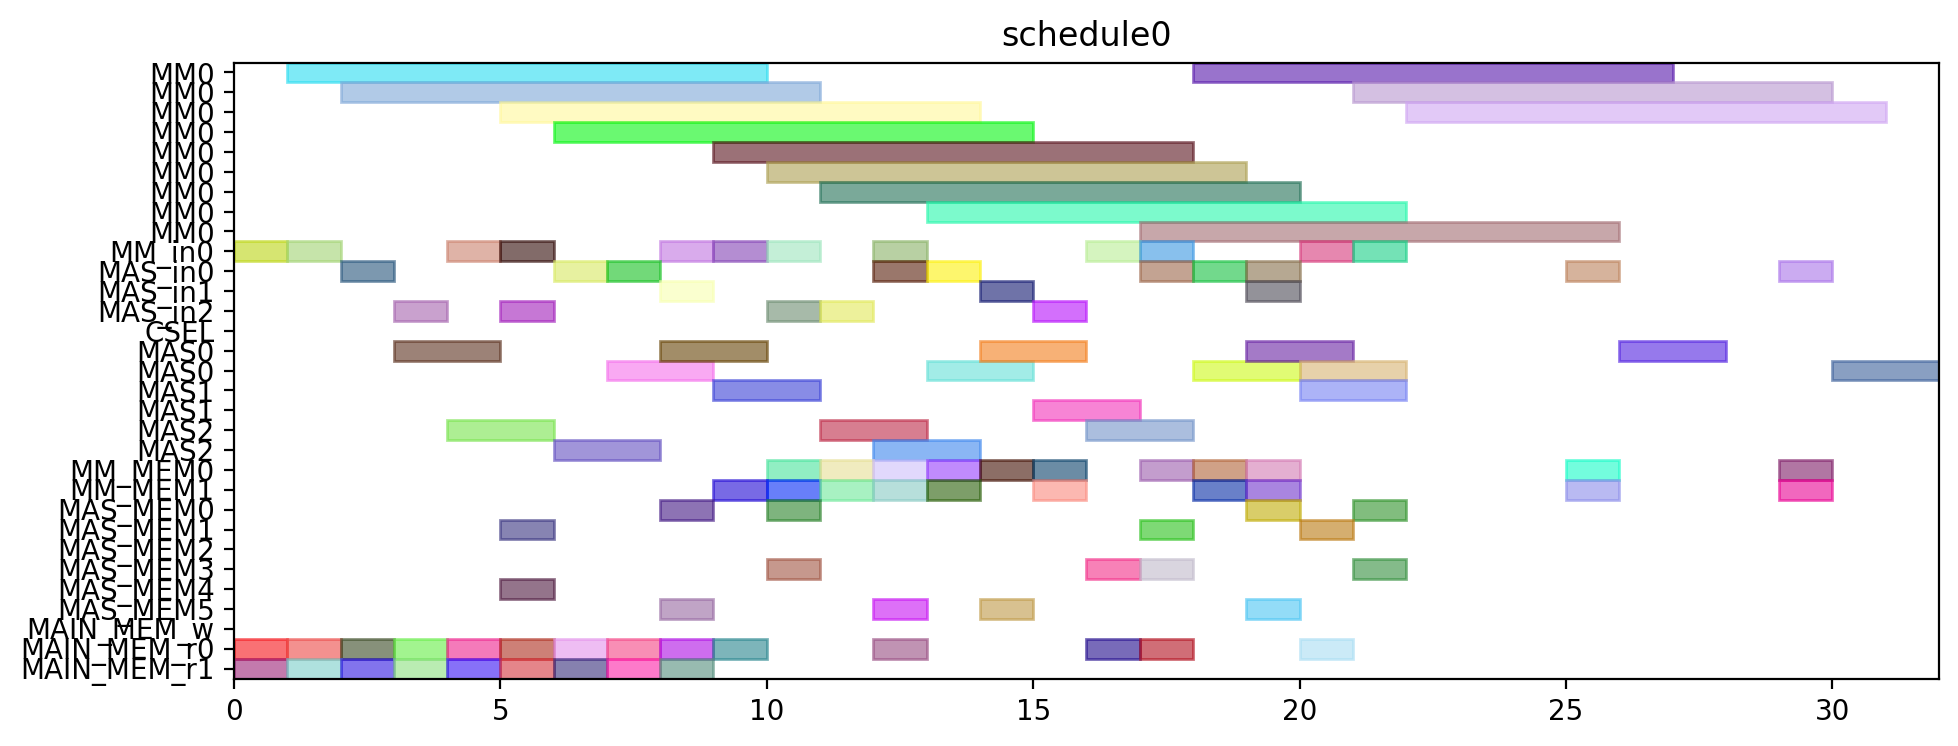

The Python source for this figure:
from pyschedule import Scenario, solvers, plotters, alt


def solve():
	horizon = 120
	S = Scenario("schedule0", horizon=horizon)

	# resource
	MM = S.Resources('MM', num=1, size=9)
	MM_in = S.Resources('MM_in', num=1)
	MAS_in = S.Resources('MAS_in', num=3)
	CSEL = S.Resource('CSEL')
	MAS = S.Resources('MAS', num=3, size=2, periods=range(1, horizon))
	MM_MEM = S.Resources('MM_MEM', num=2)
	MAS_MEM = S.Resources('MAS_MEM', num=6)
	MAIN_MEM_w = S.Resource('MAIN_MEM_w', size=1)
	MAIN_MEM_r = S.Resources('MAIN_MEM_r', num=2)

	# result of previous scheduling

	# new tasks
	t0 = S.Task('t0', length=9, delay_cost=1)
	t0 += alt(MM)
	t0_in = S.Task('t0_in', length=1, delay_cost=1)
	t0_in += alt(MM_in)
	S += t0_in*MM_in[0]<=t0*MM[0]
	t0_mem0 = S.Task('t0_mem0', length=1, delay_cost=1)
	t0_mem0 += MAIN_MEM_r[0]
	S += t0_mem0 <= t0

	t0_mem1 = S.Task('t0_mem1', length=1, delay_cost=1)
	t0_mem1 += MAIN_MEM_r[1]
	S += t0_mem1 <= t0

	t1 = S.Task('t1', length=9, delay_cost=1)
	t1 += alt(MM)
	t1_in = S.Task('t1_in', length=1, delay_cost=1)
	t1_in += alt(MM_in)
	S += t1_in*MM_in[0]<=t1*MM[0]
	t1_mem0 = S.Task('t1_mem0', length=1, delay_cost=1)
	t1_mem0 += MAIN_MEM_r[0]
	S += t1_mem0 <= t1

	t1_mem1 = S.Task('t1_mem1', length=1, delay_cost=1)
	t1_mem1 += MAIN_MEM_r[1]
	S += t1_mem1 <= t1

	t2 = S.Task('t2', length=9, delay_cost=1)
	t2 += alt(MM)
	t2_in = S.Task('t2_in', length=1, delay_cost=1)
	t2_in += alt(MM_in)
	S += t2_in*MM_in[0]<=t2*MM[0]
	t2_mem0 = S.Task('t2_mem0', length=1, delay_cost=1)
	t2_mem0 += MAIN_MEM_r[0]
	S += t2_mem0 <= t2

	t2_mem1 = S.Task('t2_mem1', length=1, delay_cost=1)
	t2_mem1 += MAIN_MEM_r[1]
	S += t2_mem1 <= t2

	t3 = S.Task('t3', length=2, delay_cost=1)
	t3 += alt(MAS)
	t3_in = S.Task('t3_in', length=1, delay_cost=1)
	t3_in += alt(MAS_in)
	S += t3_in*MAS_in[0]<=t3*MAS[0]

	S += t3_in*MAS_in[1]<=t3*MAS[1]

	S += t3_in*MAS_in[2]<=t3*MAS[2]

	t3_mem0 = S.Task('t3_mem0', length=1, delay_cost=1)
	t3_mem0 += MAIN_MEM_r[0]
	S += t3_mem0 <= t3

	t3_mem1 = S.Task('t3_mem1', length=1, delay_cost=1)
	t3_mem1 += MAIN_MEM_r[1]
	S += t3_mem1 <= t3

	t4 = S.Task('t4', length=2, delay_cost=1)
	t4 += alt(MAS)
	t4_in = S.Task('t4_in', length=1, delay_cost=1)
	t4_in += alt(MAS_in)
	S += t4_in*MAS_in[0]<=t4*MAS[0]

	S += t4_in*MAS_in[1]<=t4*MAS[1]

	S += t4_in*MAS_in[2]<=t4*MAS[2]

	t4_mem0 = S.Task('t4_mem0', length=1, delay_cost=1)
	t4_mem0 += MAIN_MEM_r[0]
	S += t4_mem0 <= t4

	t4_mem1 = S.Task('t4_mem1', length=1, delay_cost=1)
	t4_mem1 += MAIN_MEM_r[1]
	S += t4_mem1 <= t4

	t8 = S.Task('t8', length=2, delay_cost=1)
	t8 += alt(MAS)
	t8_in = S.Task('t8_in', length=1, delay_cost=1)
	t8_in += alt(MAS_in)
	S += t8_in*MAS_in[0]<=t8*MAS[0]

	S += t8_in*MAS_in[1]<=t8*MAS[1]

	S += t8_in*MAS_in[2]<=t8*MAS[2]

	t8_mem0 = S.Task('t8_mem0', length=1, delay_cost=1)
	t8_mem0 += MAIN_MEM_r[0]
	S += t8_mem0 <= t8

	t8_mem1 = S.Task('t8_mem1', length=1, delay_cost=1)
	t8_mem1 += MAIN_MEM_r[1]
	S += t8_mem1 <= t8

	t9 = S.Task('t9', length=2, delay_cost=1)
	t9 += alt(MAS)
	t9_in = S.Task('t9_in', length=1, delay_cost=1)
	t9_in += alt(MAS_in)
	S += t9_in*MAS_in[0]<=t9*MAS[0]

	S += t9_in*MAS_in[1]<=t9*MAS[1]

	S += t9_in*MAS_in[2]<=t9*MAS[2]

	t9_mem0 = S.Task('t9_mem0', length=1, delay_cost=1)
	t9_mem0 += MAIN_MEM_r[0]
	S += t9_mem0 <= t9

	t9_mem1 = S.Task('t9_mem1', length=1, delay_cost=1)
	t9_mem1 += MAIN_MEM_r[1]
	S += t9_mem1 <= t9

	t13 = S.Task('t13', length=2, delay_cost=1)
	t13 += alt(MAS)
	t13_in = S.Task('t13_in', length=1, delay_cost=1)
	t13_in += alt(MAS_in)
	S += t13_in*MAS_in[0]<=t13*MAS[0]

	S += t13_in*MAS_in[1]<=t13*MAS[1]

	S += t13_in*MAS_in[2]<=t13*MAS[2]

	t13_mem0 = S.Task('t13_mem0', length=1, delay_cost=1)
	t13_mem0 += MAIN_MEM_r[0]
	S += t13_mem0 <= t13

	t13_mem1 = S.Task('t13_mem1', length=1, delay_cost=1)
	t13_mem1 += MAIN_MEM_r[1]
	S += t13_mem1 <= t13

	t14 = S.Task('t14', length=2, delay_cost=1)
	t14 += alt(MAS)
	t14_in = S.Task('t14_in', length=1, delay_cost=1)
	t14_in += alt(MAS_in)
	S += t14_in*MAS_in[0]<=t14*MAS[0]

	S += t14_in*MAS_in[1]<=t14*MAS[1]

	S += t14_in*MAS_in[2]<=t14*MAS[2]

	t14_mem0 = S.Task('t14_mem0', length=1, delay_cost=1)
	t14_mem0 += MAIN_MEM_r[0]
	S += t14_mem0 <= t14

	t14_mem1 = S.Task('t14_mem1', length=1, delay_cost=1)
	t14_mem1 += MAIN_MEM_r[1]
	S += t14_mem1 <= t14

	t5 = S.Task('t5', length=9, delay_cost=1)
	t5 += alt(MM)
	t5_in = S.Task('t5_in', length=1, delay_cost=1)
	t5_in += alt(MM_in)
	S += t5_in*MM_in[0]<=t5*MM[0]
	t5_mem0 = S.Task('t5_mem0', length=1, delay_cost=1)
	t5_mem0 += alt(MAS_MEM)
	S += (t3*MAS[0])-1 < t5_mem0*MAS_MEM[0]
	S += (t3*MAS[1])-1 < t5_mem0*MAS_MEM[2]
	S += (t3*MAS[2])-1 < t5_mem0*MAS_MEM[4]
	S += t5_mem0 <= t5

	t5_mem1 = S.Task('t5_mem1', length=1, delay_cost=1)
	t5_mem1 += alt(MAS_MEM)
	S += (t4*MAS[0])-1 < t5_mem1*MAS_MEM[1]
	S += (t4*MAS[1])-1 < t5_mem1*MAS_MEM[3]
	S += (t4*MAS[2])-1 < t5_mem1*MAS_MEM[5]
	S += t5_mem1 <= t5

	t6 = S.Task('t6', length=2, delay_cost=1)
	t6 += alt(MAS)
	t6_in = S.Task('t6_in', length=1, delay_cost=1)
	t6_in += alt(MAS_in)
	S += t6_in*MAS_in[0]<=t6*MAS[0]

	S += t6_in*MAS_in[1]<=t6*MAS[1]

	S += t6_in*MAS_in[2]<=t6*MAS[2]

	t6_mem0 = S.Task('t6_mem0', length=1, delay_cost=1)
	t6_mem0 += alt(MM_MEM)
	S += (t0*MM[0])-1 < t6_mem0*MM_MEM[0]
	S += t6_mem0 <= t6

	t6_mem1 = S.Task('t6_mem1', length=1, delay_cost=1)
	t6_mem1 += alt(MM_MEM)
	S += (t1*MM[0])-1 < t6_mem1*MM_MEM[1]
	S += t6_mem1 <= t6

	t10 = S.Task('t10', length=9, delay_cost=1)
	t10 += alt(MM)
	t10_in = S.Task('t10_in', length=1, delay_cost=1)
	t10_in += alt(MM_in)
	S += t10_in*MM_in[0]<=t10*MM[0]
	t10_mem0 = S.Task('t10_mem0', length=1, delay_cost=1)
	t10_mem0 += alt(MAS_MEM)
	S += (t8*MAS[0])-1 < t10_mem0*MAS_MEM[0]
	S += (t8*MAS[1])-1 < t10_mem0*MAS_MEM[2]
	S += (t8*MAS[2])-1 < t10_mem0*MAS_MEM[4]
	S += t10_mem0 <= t10

	t10_mem1 = S.Task('t10_mem1', length=1, delay_cost=1)
	t10_mem1 += alt(MAS_MEM)
	S += (t9*MAS[0])-1 < t10_mem1*MAS_MEM[1]
	S += (t9*MAS[1])-1 < t10_mem1*MAS_MEM[3]
	S += (t9*MAS[2])-1 < t10_mem1*MAS_MEM[5]
	S += t10_mem1 <= t10

	t11 = S.Task('t11', length=2, delay_cost=1)
	t11 += alt(MAS)
	t11_in = S.Task('t11_in', length=1, delay_cost=1)
	t11_in += alt(MAS_in)
	S += t11_in*MAS_in[0]<=t11*MAS[0]

	S += t11_in*MAS_in[1]<=t11*MAS[1]

	S += t11_in*MAS_in[2]<=t11*MAS[2]

	t11_mem0 = S.Task('t11_mem0', length=1, delay_cost=1)
	t11_mem0 += alt(MM_MEM)
	S += (t0*MM[0])-1 < t11_mem0*MM_MEM[0]
	S += t11_mem0 <= t11

	t11_mem1 = S.Task('t11_mem1', length=1, delay_cost=1)
	t11_mem1 += alt(MM_MEM)
	S += (t2*MM[0])-1 < t11_mem1*MM_MEM[1]
	S += t11_mem1 <= t11

	t15 = S.Task('t15', length=9, delay_cost=1)
	t15 += alt(MM)
	t15_in = S.Task('t15_in', length=1, delay_cost=1)
	t15_in += alt(MM_in)
	S += t15_in*MM_in[0]<=t15*MM[0]
	t15_mem0 = S.Task('t15_mem0', length=1, delay_cost=1)
	t15_mem0 += alt(MAS_MEM)
	S += (t13*MAS[0])-1 < t15_mem0*MAS_MEM[0]
	S += (t13*MAS[1])-1 < t15_mem0*MAS_MEM[2]
	S += (t13*MAS[2])-1 < t15_mem0*MAS_MEM[4]
	S += t15_mem0 <= t15

	t15_mem1 = S.Task('t15_mem1', length=1, delay_cost=1)
	t15_mem1 += alt(MAS_MEM)
	S += (t14*MAS[0])-1 < t15_mem1*MAS_MEM[1]
	S += (t14*MAS[1])-1 < t15_mem1*MAS_MEM[3]
	S += (t14*MAS[2])-1 < t15_mem1*MAS_MEM[5]
	S += t15_mem1 <= t15

	t16 = S.Task('t16', length=2, delay_cost=1)
	t16 += alt(MAS)
	t16_in = S.Task('t16_in', length=1, delay_cost=1)
	t16_in += alt(MAS_in)
	S += t16_in*MAS_in[0]<=t16*MAS[0]

	S += t16_in*MAS_in[1]<=t16*MAS[1]

	S += t16_in*MAS_in[2]<=t16*MAS[2]

	t16_mem0 = S.Task('t16_mem0', length=1, delay_cost=1)
	t16_mem0 += alt(MM_MEM)
	S += (t1*MM[0])-1 < t16_mem0*MM_MEM[0]
	S += t16_mem0 <= t16

	t16_mem1 = S.Task('t16_mem1', length=1, delay_cost=1)
	t16_mem1 += alt(MM_MEM)
	S += (t2*MM[0])-1 < t16_mem1*MM_MEM[1]
	S += t16_mem1 <= t16

	t19 = S.Task('t19', length=9, delay_cost=1)
	t19 += alt(MM)
	t19_in = S.Task('t19_in', length=1, delay_cost=1)
	t19_in += alt(MM_in)
	S += t19_in*MM_in[0]<=t19*MM[0]
	t19_mem0 = S.Task('t19_mem0', length=1, delay_cost=1)
	t19_mem0 += MAIN_MEM_r[0]
	S += t19_mem0 <= t19

	t19_mem1 = S.Task('t19_mem1', length=1, delay_cost=1)
	t19_mem1 += alt(MM_MEM)
	S += (t2*MM[0])-1 < t19_mem1*MM_MEM[1]
	S += t19_mem1 <= t19

	t24 = S.Task('t24', length=2, delay_cost=1)
	t24 += alt(MAS)
	t24_in = S.Task('t24_in', length=1, delay_cost=1)
	t24_in += alt(MAS_in)
	S += t24_in*MAS_in[0]<=t24*MAS[0]

	S += t24_in*MAS_in[1]<=t24*MAS[1]

	S += t24_in*MAS_in[2]<=t24*MAS[2]

	t24_mem0 = S.Task('t24_mem0', length=1, delay_cost=1)
	t24_mem0 += alt(MM_MEM)
	S += (t0*MM[0])-1 < t24_mem0*MM_MEM[0]
	S += t24_mem0 <= t24

	t24_mem1 = S.Task('t24_mem1', length=1, delay_cost=1)
	t24_mem1 += alt(MM_MEM)
	S += (t0*MM[0])-1 < t24_mem1*MM_MEM[1]
	S += t24_mem1 <= t24

	t26 = S.Task('t26', length=9, delay_cost=1)
	t26 += alt(MM)
	t26_in = S.Task('t26_in', length=1, delay_cost=1)
	t26_in += alt(MM_in)
	S += t26_in*MM_in[0]<=t26*MM[0]
	t26_mem0 = S.Task('t26_mem0', length=1, delay_cost=1)
	t26_mem0 += MAIN_MEM_r[0]
	S += t26_mem0 <= t26

	t26_mem1 = S.Task('t26_mem1', length=1, delay_cost=1)
	t26_mem1 += alt(MM_MEM)
	S += (t2*MM[0])-1 < t26_mem1*MM_MEM[1]
	S += t26_mem1 <= t26

	t7 = S.Task('t7', length=2, delay_cost=1)
	t7 += alt(MAS)
	t7_in = S.Task('t7_in', length=1, delay_cost=1)
	t7_in += alt(MAS_in)
	S += t7_in*MAS_in[0]<=t7*MAS[0]

	S += t7_in*MAS_in[1]<=t7*MAS[1]

	S += t7_in*MAS_in[2]<=t7*MAS[2]

	t7_mem0 = S.Task('t7_mem0', length=1, delay_cost=1)
	t7_mem0 += alt(MM_MEM)
	S += (t5*MM[0])-1 < t7_mem0*MM_MEM[0]
	S += t7_mem0 <= t7

	t7_mem1 = S.Task('t7_mem1', length=1, delay_cost=1)
	t7_mem1 += alt(MAS_MEM)
	S += (t6*MAS[0])-1 < t7_mem1*MAS_MEM[1]
	S += (t6*MAS[1])-1 < t7_mem1*MAS_MEM[3]
	S += (t6*MAS[2])-1 < t7_mem1*MAS_MEM[5]
	S += t7_mem1 <= t7

	t12 = S.Task('t12', length=2, delay_cost=1)
	t12 += alt(MAS)
	t12_in = S.Task('t12_in', length=1, delay_cost=1)
	t12_in += alt(MAS_in)
	S += t12_in*MAS_in[0]<=t12*MAS[0]

	S += t12_in*MAS_in[1]<=t12*MAS[1]

	S += t12_in*MAS_in[2]<=t12*MAS[2]

	t12_mem0 = S.Task('t12_mem0', length=1, delay_cost=1)
	t12_mem0 += alt(MM_MEM)
	S += (t10*MM[0])-1 < t12_mem0*MM_MEM[0]
	S += t12_mem0 <= t12

	t12_mem1 = S.Task('t12_mem1', length=1, delay_cost=1)
	t12_mem1 += alt(MAS_MEM)
	S += (t11*MAS[0])-1 < t12_mem1*MAS_MEM[1]
	S += (t11*MAS[1])-1 < t12_mem1*MAS_MEM[3]
	S += (t11*MAS[2])-1 < t12_mem1*MAS_MEM[5]
	S += t12_mem1 <= t12

	t17 = S.Task('t17', length=2, delay_cost=1)
	t17 += alt(MAS)
	t17_in = S.Task('t17_in', length=1, delay_cost=1)
	t17_in += alt(MAS_in)
	S += t17_in*MAS_in[0]<=t17*MAS[0]

	S += t17_in*MAS_in[1]<=t17*MAS[1]

	S += t17_in*MAS_in[2]<=t17*MAS[2]

	t17_mem0 = S.Task('t17_mem0', length=1, delay_cost=1)
	t17_mem0 += alt(MM_MEM)
	S += (t15*MM[0])-1 < t17_mem0*MM_MEM[0]
	S += t17_mem0 <= t17

	t17_mem1 = S.Task('t17_mem1', length=1, delay_cost=1)
	t17_mem1 += alt(MAS_MEM)
	S += (t16*MAS[0])-1 < t17_mem1*MAS_MEM[1]
	S += (t16*MAS[1])-1 < t17_mem1*MAS_MEM[3]
	S += (t16*MAS[2])-1 < t17_mem1*MAS_MEM[5]
	S += t17_mem1 <= t17

	t25 = S.Task('t25', length=2, delay_cost=1)
	t25 += alt(MAS)
	t25_in = S.Task('t25_in', length=1, delay_cost=1)
	t25_in += alt(MAS_in)
	S += t25_in*MAS_in[0]<=t25*MAS[0]

	S += t25_in*MAS_in[1]<=t25*MAS[1]

	S += t25_in*MAS_in[2]<=t25*MAS[2]

	t25_mem0 = S.Task('t25_mem0', length=1, delay_cost=1)
	t25_mem0 += alt(MM_MEM)
	S += (t0*MM[0])-1 < t25_mem0*MM_MEM[0]
	S += t25_mem0 <= t25

	t25_mem1 = S.Task('t25_mem1', length=1, delay_cost=1)
	t25_mem1 += alt(MAS_MEM)
	S += (t24*MAS[0])-1 < t25_mem1*MAS_MEM[1]
	S += (t24*MAS[1])-1 < t25_mem1*MAS_MEM[3]
	S += (t24*MAS[2])-1 < t25_mem1*MAS_MEM[5]
	S += t25_mem1 <= t25

	t29 = S.Task('t29', length=2, delay_cost=1)
	t29 += alt(MAS)
	t29_in = S.Task('t29_in', length=1, delay_cost=1)
	t29_in += alt(MAS_in)
	S += t29_in*MAS_in[0]<=t29*MAS[0]

	S += t29_in*MAS_in[1]<=t29*MAS[1]

	S += t29_in*MAS_in[2]<=t29*MAS[2]

	t29_mem0 = S.Task('t29_mem0', length=1, delay_cost=1)
	t29_mem0 += alt(MM_MEM)
	S += (t0*MM[0])-1 < t29_mem0*MM_MEM[0]
	S += t29_mem0 <= t29

	t29_mem1 = S.Task('t29_mem1', length=1, delay_cost=1)
	t29_mem1 += alt(MM_MEM)
	S += (t26*MM[0])-1 < t29_mem1*MM_MEM[1]
	S += t29_mem1 <= t29

	t18 = S.Task('t18', length=9, delay_cost=1)
	t18 += alt(MM)
	t18_in = S.Task('t18_in', length=1, delay_cost=1)
	t18_in += alt(MM_in)
	S += t18_in*MM_in[0]<=t18*MM[0]
	t18_mem0 = S.Task('t18_mem0', length=1, delay_cost=1)
	t18_mem0 += MAIN_MEM_r[0]
	S += t18_mem0 <= t18

	t18_mem1 = S.Task('t18_mem1', length=1, delay_cost=1)
	t18_mem1 += alt(MAS_MEM)
	S += (t12*MAS[0])-1 < t18_mem1*MAS_MEM[1]
	S += (t12*MAS[1])-1 < t18_mem1*MAS_MEM[3]
	S += (t12*MAS[2])-1 < t18_mem1*MAS_MEM[5]
	S += t18_mem1 <= t18

	t27 = S.Task('t27', length=9, delay_cost=1)
	t27 += alt(MM)
	t27_in = S.Task('t27_in', length=1, delay_cost=1)
	t27_in += alt(MM_in)
	S += t27_in*MM_in[0]<=t27*MM[0]
	t27_mem0 = S.Task('t27_mem0', length=1, delay_cost=1)
	t27_mem0 += MAIN_MEM_r[0]
	S += t27_mem0 <= t27

	t27_mem1 = S.Task('t27_mem1', length=1, delay_cost=1)
	t27_mem1 += alt(MAS_MEM)
	S += (t12*MAS[0])-1 < t27_mem1*MAS_MEM[1]
	S += (t12*MAS[1])-1 < t27_mem1*MAS_MEM[3]
	S += (t12*MAS[2])-1 < t27_mem1*MAS_MEM[5]
	S += t27_mem1 <= t27

	t28 = S.Task('t28', length=2, delay_cost=1)
	t28 += alt(MAS)
	t28_in = S.Task('t28_in', length=1, delay_cost=1)
	t28_in += alt(MAS_in)
	S += t28_in*MAS_in[0]<=t28*MAS[0]

	S += t28_in*MAS_in[1]<=t28*MAS[1]

	S += t28_in*MAS_in[2]<=t28*MAS[2]

	t28_mem0 = S.Task('t28_mem0', length=1, delay_cost=1)
	t28_mem0 += alt(MAS_MEM)
	S += (t25*MAS[0])-1 < t28_mem0*MAS_MEM[0]
	S += (t25*MAS[1])-1 < t28_mem0*MAS_MEM[2]
	S += (t25*MAS[2])-1 < t28_mem0*MAS_MEM[4]
	S += t28_mem0 <= t28

	t28_mem1 = S.Task('t28_mem1', length=1, delay_cost=1)
	t28_mem1 += alt(MM_MEM)
	S += (t26*MM[0])-1 < t28_mem1*MM_MEM[1]
	S += t28_mem1 <= t28

	t30 = S.Task('t30', length=9, delay_cost=1)
	t30 += alt(MM)
	t30_in = S.Task('t30_in', length=1, delay_cost=1)
	t30_in += alt(MM_in)
	S += t30_in*MM_in[0]<=t30*MM[0]
	t30_mem0 = S.Task('t30_mem0', length=1, delay_cost=1)
	t30_mem0 += MAIN_MEM_r[0]
	S += t30_mem0 <= t30

	t30_mem1 = S.Task('t30_mem1', length=1, delay_cost=1)
	t30_mem1 += alt(MAS_MEM)
	S += (t29*MAS[0])-1 < t30_mem1*MAS_MEM[1]
	S += (t29*MAS[1])-1 < t30_mem1*MAS_MEM[3]
	S += (t29*MAS[2])-1 < t30_mem1*MAS_MEM[5]
	S += t30_mem1 <= t30

	t20 = S.Task('t20', length=2, delay_cost=1)
	t20 += alt(MAS)
	t20_in = S.Task('t20_in', length=1, delay_cost=1)
	t20_in += alt(MAS_in)
	S += t20_in*MAS_in[0]<=t20*MAS[0]

	S += t20_in*MAS_in[1]<=t20*MAS[1]

	S += t20_in*MAS_in[2]<=t20*MAS[2]

	t20_mem0 = S.Task('t20_mem0', length=1, delay_cost=1)
	t20_mem0 += alt(MM_MEM)
	S += (t19*MM[0])-1 < t20_mem0*MM_MEM[0]
	S += t20_mem0 <= t20

	t20_mem1 = S.Task('t20_mem1', length=1, delay_cost=1)
	t20_mem1 += alt(MM_MEM)
	S += (t18*MM[0])-1 < t20_mem1*MM_MEM[1]
	S += t20_mem1 <= t20

	t31 = S.Task('t31', length=2, delay_cost=1)
	t31 += alt(MAS)
	t31_in = S.Task('t31_in', length=1, delay_cost=1)
	t31_in += alt(MAS_in)
	S += t31_in*MAS_in[0]<=t31*MAS[0]

	S += t31_in*MAS_in[1]<=t31*MAS[1]

	S += t31_in*MAS_in[2]<=t31*MAS[2]

	t31_mem0 = S.Task('t31_mem0', length=1, delay_cost=1)
	t31_mem0 += alt(MM_MEM)
	S += (t27*MM[0])-1 < t31_mem0*MM_MEM[0]
	S += t31_mem0 <= t31

	t31_mem1 = S.Task('t31_mem1', length=1, delay_cost=1)
	t31_mem1 += alt(MM_MEM)
	S += (t30*MM[0])-1 < t31_mem1*MM_MEM[1]
	S += t31_mem1 <= t31

	t35 = S.Task('t35', length=9, delay_cost=1)
	t35 += alt(MM)
	t35_in = S.Task('t35_in', length=1, delay_cost=1)
	t35_in += alt(MM_in)
	S += t35_in*MM_in[0]<=t35*MM[0]
	t35_mem0 = S.Task('t35_mem0', length=1, delay_cost=1)
	t35_mem0 += alt(MAS_MEM)
	S += (t7*MAS[0])-1 < t35_mem0*MAS_MEM[0]
	S += (t7*MAS[1])-1 < t35_mem0*MAS_MEM[2]
	S += (t7*MAS[2])-1 < t35_mem0*MAS_MEM[4]
	S += t35_mem0 <= t35

	t35_mem1 = S.Task('t35_mem1', length=1, delay_cost=1)
	t35_mem1 += alt(MAS_MEM)
	S += (t28*MAS[0])-1 < t35_mem1*MAS_MEM[1]
	S += (t28*MAS[1])-1 < t35_mem1*MAS_MEM[3]
	S += (t28*MAS[2])-1 < t35_mem1*MAS_MEM[5]
	S += t35_mem1 <= t35

	solvers.mip.solve(S,msg=1,kind='CPLEX',ratio_gap=1.01)

	solution = [['hoge']*len(S.solution()[1]) for i in range(len(S.solution()))]
	for i in range(len(S.solution())):
		for j in range(len(S.solution()[i])):
			solution[i][j]=str(S.solution()[i][j])
	print(solution)

	cycles = int(solution[-1][3])

	pic_file_name = "/mnt/rose/usr1/fukuda/ABE/multiRAM_multiMAS_16mux/scheduling_result/stage9MM1_stage2MAS3/EP_ADD_A_ANY/schedule0.png"
	if(S.solution() != []):
		plotters.matplotlib.plot(S,img_filename=pic_file_name, show_task_labels=False, fig_size=(cycles*0.25+3, 4))

	return solution
